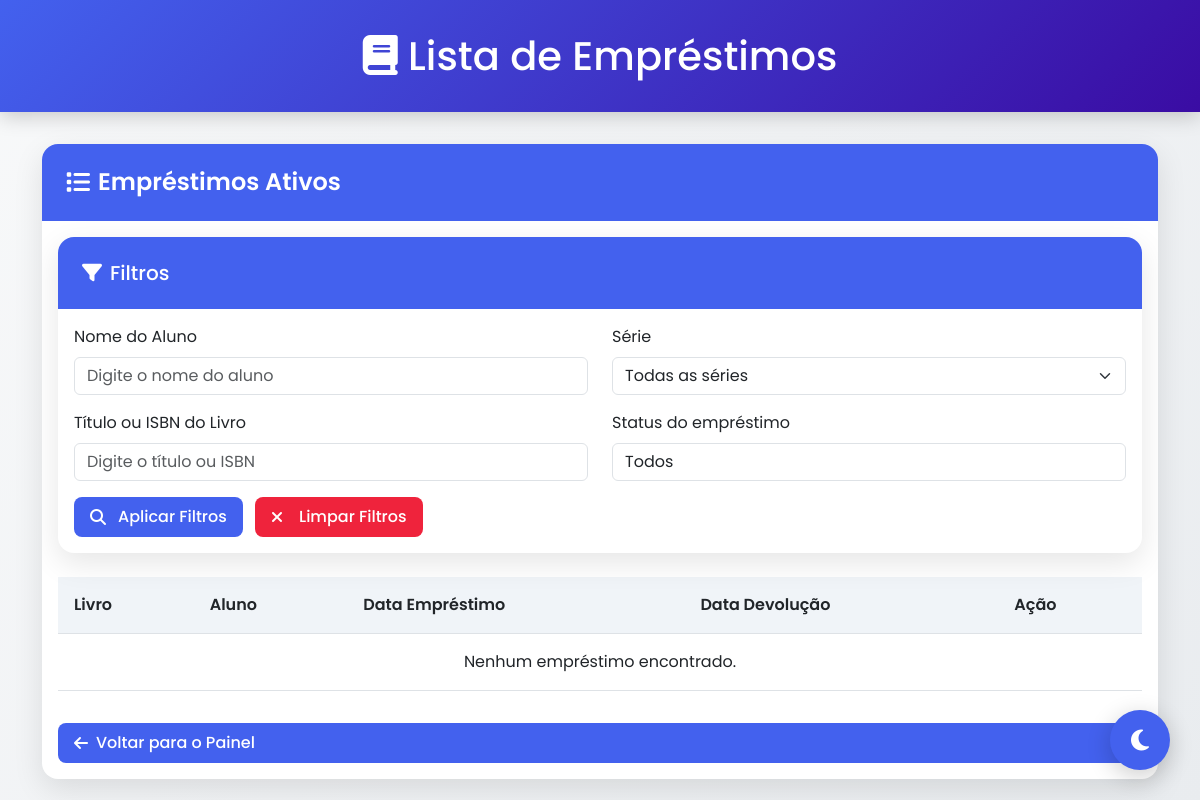
/frontend/listar_emprestimos.php (signed in), run on an earlier commit of the app's database.
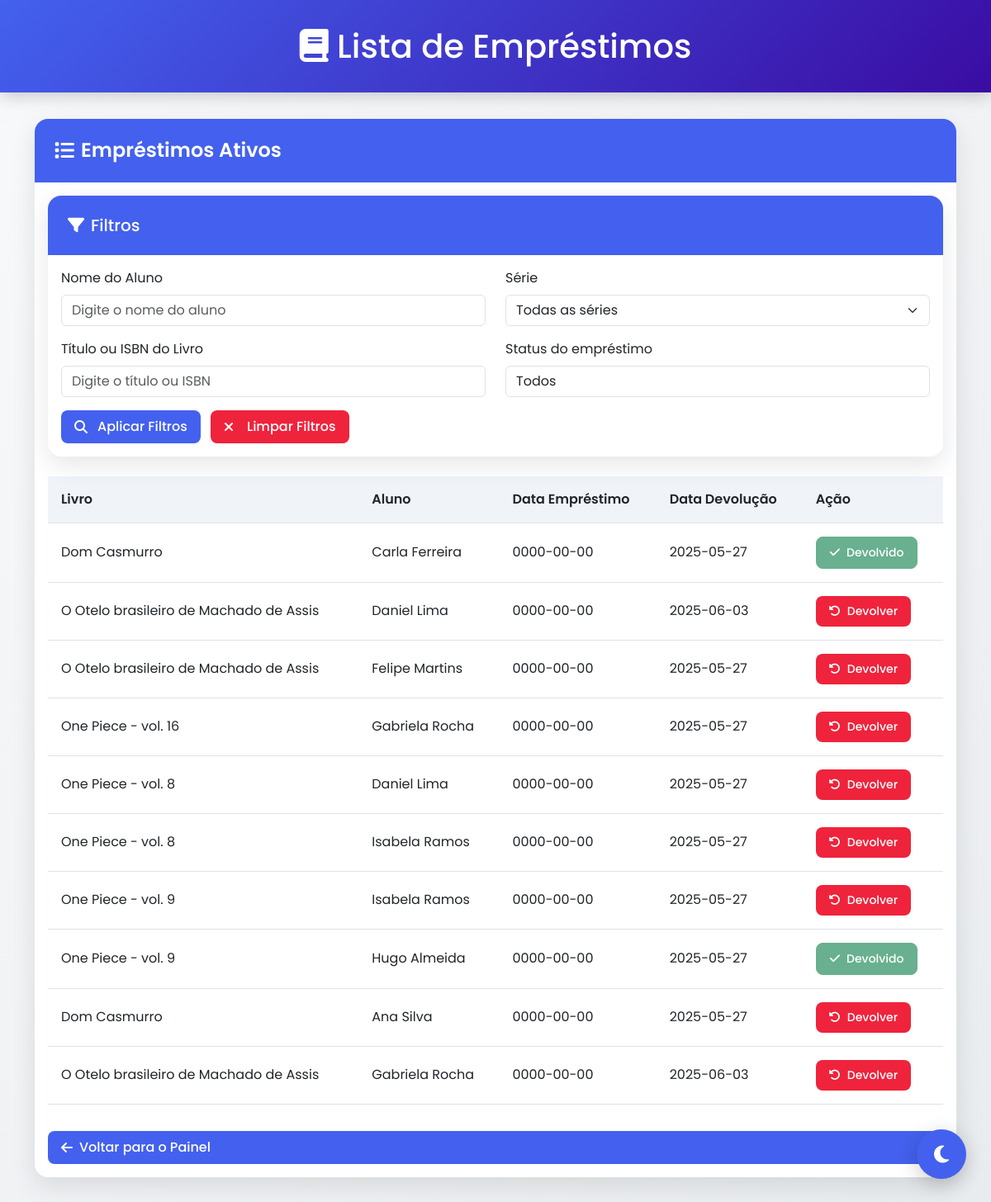
And on a later commit of the database.
### tables this page shows
CREATE TABLE `emprestimos` (
  `id` int(11) NOT NULL,
  `aluno_id` int(11) DEFAULT NULL,
  `livro_id` int(11) DEFAULT NULL,
  `data_emprestimo` date NOT NULL,
  `data_devolucao` date DEFAULT NULL,
  `devolvido` varchar(50) NOT NULL,
  `professor_id` int(11) DEFAULT NULL
);

CREATE TABLE `livros` (
  `id` int(11) NOT NULL,
  `titulo` varchar(255) NOT NULL,
  `autor` varchar(255) NOT NULL,
  `isbn` varchar(20) NOT NULL,
  `capa_url` varchar(700) DEFAULT NULL,
  `descricao` text DEFAULT NULL,
  `categoria` varchar(100) DEFAULT NULL,
  `ano_publicacao` varchar(4) NOT NULL,
  `genero` varchar(100) NOT NULL,
  `quantidade` int(100) NOT NULL
);

CREATE TABLE `alunos` (
  `id` int(11) NOT NULL,
  `nome` varchar(255) NOT NULL,
  `serie` varchar(50) NOT NULL,
  `email` varchar(255) NOT NULL,
  `senha` varchar(255) NOT NULL,
  `professor_id` int(11) DEFAULT NULL
);

### backend/lista_emprestimos.php (called while the page is built, shortened)
<?php
require '../includes/conn.php';
$professor_id = $_SESSION['professor_id'];
$where = "WHERE e.professor_id = ?";
$params = [$professor_id];
$types = "i";
$sql = "SELECT e.id, l.titulo, a.nome, e.data_emprestimo, e.data_devolucao, e.devolvido
        FROM emprestimos e
        JOIN livros l ON e.livro_id = l.id
        JOIN alunos a ON e.aluno_id = a.id
        $where
        ORDER BY e.data_emprestimo DESC";
$stmt = $conn->prepare($sql);
$stmt->bind_param($types, ...$params);
$stmt->execute();
$result = $stmt->get_result();
?>

### frontend/listar_emprestimos.php (the view, shortened to what the changed rows need)
<?php
include('../backend/lista_emprestimos.php');
?>
<!DOCTYPE html>
<html lang="pt" data-theme="light">
<head>
    <link href="https://cdn.jsdelivr.net/npm/bootstrap@5.3.0/dist/css/bootstrap.min.css" rel="stylesheet">
    <link rel="stylesheet" href="https://cdnjs.cloudflare.com/ajax/libs/font-awesome/6.4.2/css/all.min.css">
    <link rel="stylesheet" href="assets/css/listar_emprestimos.css?v=1">
</head>
<body>
    <div class="dashboard-header text-center">
        <div class="container">
            <h1 class="mb-0">
                <i class="fas fa-book"></i> Lista de Empréstimos
            </h1>
        </div>
    </div>
    <div class="container">
        <div class="card">
            <div class="card-body">
                <table class="table table-hover" id="tabelaEmprestimos">
                    <thead>
                        <tr>
                            <th>Livro</th>
                            <th>Aluno</th>
                            <th>Data Empréstimo</th>
                            <th>Data Devolução</th>
                            <th>Ação</th>
                        </tr>
                    </thead>
                    <tbody>
                        <?php if ($result->num_rows > 0): ?>
                            <?php while ($row = $result->fetch_assoc()) { ?>
                                <tr>
                                    <td><?= htmlspecialchars($row['titulo']); ?></td>
                                    <td><?= htmlspecialchars($row['nome']); ?></td>
                                    <td><?= htmlspecialchars($row['data_emprestimo']); ?></td>
                                    <td><?= htmlspecialchars($row['data_devolucao']); ?></td>
                                    <td>
                                        <?php if ($row['devolvido'] === 'Sim') { ?>
                                            <button class="btn btn-success btn-sm" disabled>
                                                <i class="fas fa-check"></i> Devolvido
                                            </button>
                                        <?php } else { ?>
                                            <button class="btn btn-danger btn-sm btn-confirmar-devolucao"
                                                data-id="<?= (int)$row['id']; ?>">
                                                <i class="fas fa-undo-alt"></i> Devolver
                                            </button>
                                        <?php } ?>
                                    </td>
                                </tr>
                            <?php } ?>
                        <?php else: ?>
                            <tr>
                                <td colspan="5" class="text-center">Nenhum empréstimo encontrado.</td>
                            </tr>
                        <?php endif; ?>
                    </tbody>
                </table>
            </div>
        </div>
    </div>
    <link rel="stylesheet" href="_css/footer.css">
</body>
</html>

What changed in the data, as far as the page shows it:
added emprestimos: livro.titulo "Dom Casmurro", aluno.nome "Carla Ferreira", data_emprestimo "0000-00-00", data_devolucao "2025-05-27", devolvido "Sim" (drawn)
added emprestimos: livro.titulo "O Otelo brasileiro de Machado de Assis", aluno.nome "Daniel Lima", data_emprestimo "0000-00-00", data_devolucao "2025-06-03"
added emprestimos: livro.titulo "O Otelo brasileiro de Machado de Assis", aluno.nome "Felipe Martins", data_emprestimo "0000-00-00", data_devolucao "2025-05-27"
added emprestimos: livro.titulo "One Piece - vol. 16", aluno.nome "Gabriela Rocha", data_emprestimo "0000-00-00", data_devolucao "2025-05-27"
added emprestimos: livro.titulo "One Piece - vol. 8", aluno.nome "Daniel Lima", data_emprestimo "0000-00-00", data_devolucao "2025-05-27"
added emprestimos: livro.titulo "One Piece - vol. 8", aluno.nome "Isabela Ramos", data_emprestimo "0000-00-00", data_devolucao "2025-05-27"
added emprestimos: livro.titulo "One Piece - vol. 9", aluno.nome "Isabela Ramos", data_emprestimo "0000-00-00", data_devolucao "2025-05-27"
added emprestimos: livro.titulo "One Piece - vol. 9", aluno.nome "Hugo Almeida", data_emprestimo "0000-00-00", data_devolucao "2025-05-27", devolvido "Sim" (drawn)
added emprestimos: livro.titulo "Dom Casmurro", aluno.nome "Ana Silva", data_emprestimo "0000-00-00", data_devolucao "2025-05-27"
added emprestimos: livro.titulo "O Otelo brasileiro de Machado de Assis", aluno.nome "Gabriela Rocha", data_emprestimo "0000-00-00", data_devolucao "2025-06-03"
Also different on the page:
text no longer shown: "Nenhum empréstimo encontrado."
